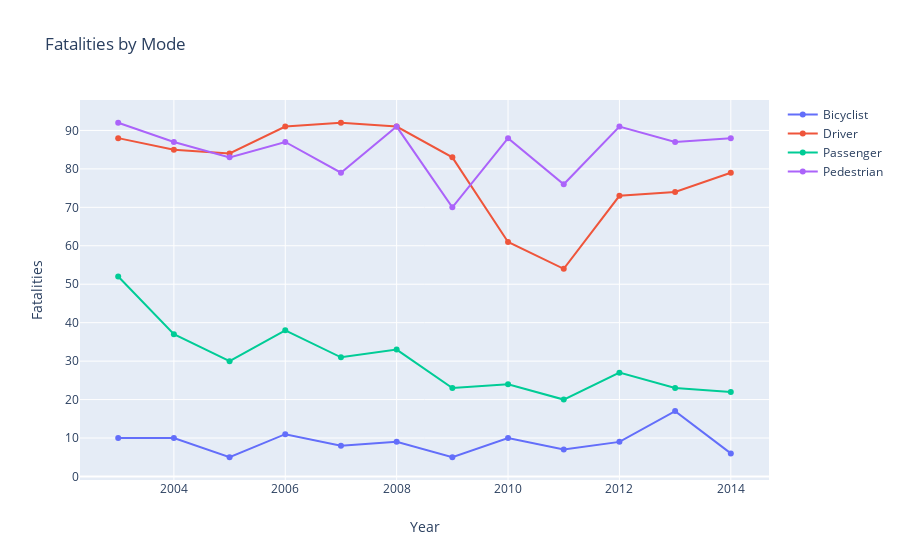

Source (notebook cell):
### Markdown cell above
##### Step 2: Create HTML-based interactive plot
Let's make a basic line chart from this data, using the `plotly` package. There are plenty of places to find different interactive charting libraries, like [here](https://mode.com/blog/python-data-visualization-libraries). I recommend checking out [plotly](https://plot.ly/pandas/getting-started/), which is incredibly easy to use. Make sure you install the package (plotly anaconda install [here](https://anaconda.org/plotly/plotly)) prior to using and consult the documentation for constructing a chart.

_Hint: When we are using the pivot_table ouput, the x-axis is going to be the fatal_by_yearmode.index_

### Code cell
# Import package
import plotly.graph_objects as go

# Create the initial figure
fig_fatals = go.Figure()

# TODO: Let's follow the example from here -> https://plot.ly/python/line-charts/
#       We are going to want to 'add_trace' for each of our victim modes
roles = ['Bicyclist', 'Driver', 'Passenger', 'Pedestrian']

for role in roles:
    fig_fatals.add_trace(go.Scatter(x=fatal_by_yearmode.index , y=fatal_by_yearmode[role],
                    mode='lines+markers',
                    name=role))

# TODO: Edit the layout to add a title, xaxis_title, yaxis_title
fig_fatals.update_layout(title='Fatalities by Mode',
                         xaxis_title='Year',
                         yaxis_title='Fatalities')
# Show the final plot
fig_fatals.show()

### Figure 1 — Plotly figure (JSON) as saved in the notebook; plotly's stock layout.template omitted (floating-point values rounded to 4 significant figures)
{"data": [{"mode": "lines+markers", "name": "Bicyclist", "type": "scatter", "x": [2003, 2004, 2005, 2006, 2007, 2008, 2009, 2010, 2011, 2012, 2013, 2014], "y": [10, 10, 5, 11, 8, 9, 5, 10, 7, 9, 17, 6]}, {"mode": "lines+markers", "name": "Driver", "type": "scatter", "x": [2003, 2004, 2005, 2006, 2007, 2008, 2009, 2010, 2011, 2012, 2013, 2014], "y": [88, 85, 84, 91, 92, 91, 83, 61, 54, 73, 74, 79]}, {"mode": "lines+markers", "name": "Passenger", "type": "scatter", "x": [2003, 2004, 2005, 2006, 2007, 2008, 2009, 2010, 2011, 2012, 2013, 2014], "y": [52, 37, 30, 38, 31, 33, 23, 24, 20, 27, 23, 22]}, {"mode": "lines+markers", "name": "Pedestrian", "type": "scatter", "x": [2003, 2004, 2005, 2006, 2007, 2008, 2009, 2010, 2011, 2012, 2013, 2014], "y": [92, 87, 83, 87, 79, 91, 70, 88, 76, 91, 87, 88]}], "layout": {"title": {"text": "Fatalities by Mode"}, "xaxis": {"title": {"text": "Year"}}, "yaxis": {"title": {"text": "Fatalities"}}}}
